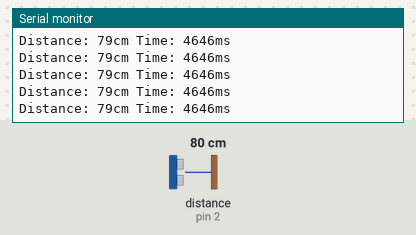
A sketch run on a simulated Arduino Uno, built with avr-gcc and run on an emulated ATmega328P. Parts: the last lines printed to the serial monitor. Wiring (inferred from the names in the program): ultrasonic range finder: trigger pin 3; echo pin 2. Inputs (shaded band) come from the test bench; at power-on: distance to the obstacle (sensor on pin 2) 80 cm. The echo pulse lasts 58.3 µs per cm.

Above: at 1.2 s.
1.3 s: distance to the obstacle (sensor on pin 2) set to 2 cm
At 2.3 s:
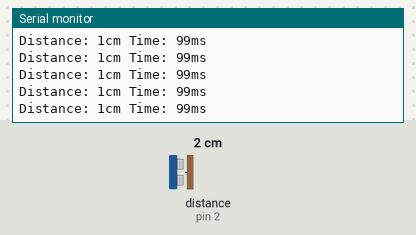
4.3 s: distance to the obstacle (sensor on pin 2) set to 18 cm
At 5.2 s:
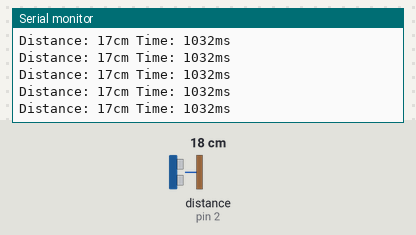
7.3 s: distance to the obstacle (sensor on pin 2) set to 120 cm
At 7.9 s:
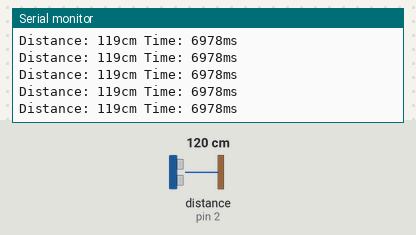
10.3 s: distance to the obstacle (sensor on pin 2) set to 4 cm
At 11.0 s:
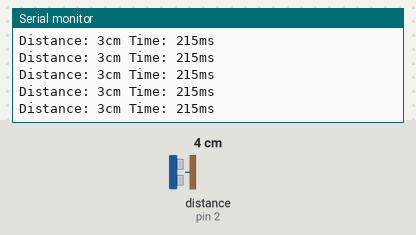
13.3 s: distance to the obstacle (sensor on pin 2) set to 35 cm
At 14.0 s:
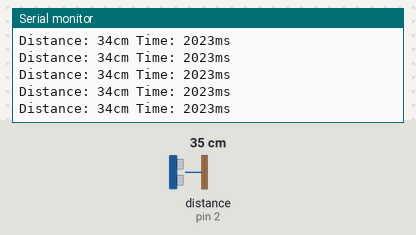
16.3 s: distance to the obstacle (sensor on pin 2) set to 9 cm
At 17.3 s:
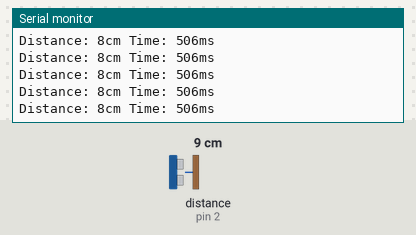
Timing chart, 0 to 19.3 s (numbered marks = the images above; inputs shaded):
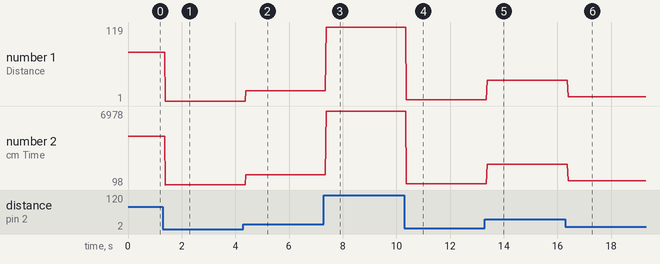

Measured:
- after the input at 1.3 s, the serial monitor: prints a new line after 0.09 s (image 1)
- after the input at 4.3 s, the serial monitor: prints a new line after 0.09 s (image 2)
- after the input at 7.3 s, the serial monitor: prints a new line after 0.08 s (image 3)
- after the input at 10.3 s, the serial monitor: prints a new line after 0.08 s (image 4)
- after the input at 13.3 s, the serial monitor: prints a new line after 0.08 s (image 5)
- after the input at 16.3 s, the serial monitor: prints a new line after 0.10 s (image 6)
- plotted number 1: 79 → 1 after the input at 1.3 s, 1 → 17 after the input at 4.3 s, 17 → 119 after the input at 7.3 s, 119 → 3 after the input at 10.3 s, 3 → 34 after the input at 13.3 s
- plotted number 2: 4646 → 99 after the input at 1.3 s, 99 → 1032 after the input at 4.3 s, 1032 → 6978 after the input at 7.3 s, 6978 → 215 after the input at 10.3 s, 215 → 2023 after the input at 13.3 s

The sketch:

sensor_distance_duration.ino
```cpp
/*prints distance and duration*/

//defining ports
#define echoPin 2
#define trigPin 3

// defines variables
long duration ;
int distance ;

void setup() {
  pinMode(trigPin, OUTPUT) ;
  pinMode(echoPin, INPUT) ;
  Serial.begin(9600) ;
}

void loop() {
  // Clears the trigPin condition
  digitalWrite(trigPin, LOW) ;
  delayMicroseconds(2) ;

  // Sets the trigPin HIGH (ACTIVE) for 10 microseconds
  digitalWrite(trigPin, HIGH) ;
  delayMicroseconds(10) ;
  digitalWrite(trigPin, LOW) ;

  // Reads the echoPin, returns the sound wave travel time in microseconds
  duration = pulseIn(echoPin, HIGH) ;

  // Calculating the distance
  distance = duration * 0.0343 / 2 ;

  // Displays the distance and duration on the Serial Monitor
  Serial.print("Distance: ") ;
  Serial.print(distance) ;
  Serial.print("cm Time: ") ;
  Serial.print(duration) ;
  Serial.println("ms") ;
}
```
